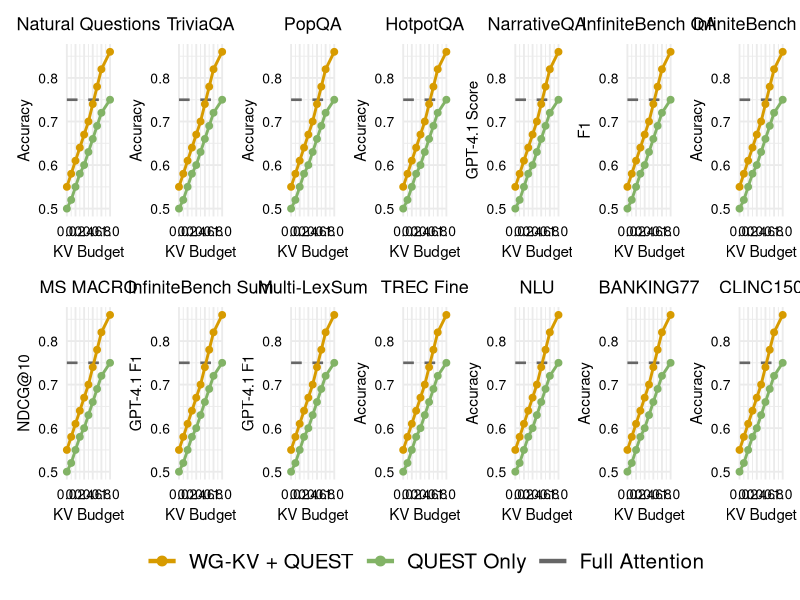

The R source for this figure:
library(tidyverse)
library(patchwork)

data <- read_csv("data/integration.csv") %>%
  mutate(
    method = fct_inorder(method)
  )

panel_info <- data %>%
  distinct(panel_title, y_label)

fig_list <- map(seq_len(nrow(panel_info)), \(idx) {
  panel_label <- panel_info$panel_title[[idx]]
  axis_label <- panel_info$y_label[[idx]]

  panel_data <- data %>%
    filter(panel_title == panel_label, y_label == axis_label)

  full_attention_score <- panel_data %>%
    filter(method == "QUEST Only", kv_size == 1) %>%
    pull(score) %>%
    first()

  panel_data %>%
    ggplot(aes(x = kv_size, y = score, colour = method)) +
      geom_hline(
        aes(yintercept = full_attention_score, colour = "Full Attention"),
        linetype = "dashed",
        linewidth = 0.9
      ) +
      geom_line(linewidth = 1) +
      geom_point(size = 2) +
      scale_colour_manual(
        values = c(
          "WG-KV + QUEST" = "#D79B00",
          "QUEST Only" = "#82B366",
          "Full Attention" = "#666666"
        )
      ) +
      scale_x_continuous(
        limits = c(0, 1),
        breaks = seq(0, 1, by = 0.2),
        expand = c(0, 0)
      ) +
      guides(colour = guide_legend(
        override.aes = list(linetype = "solid", linewidth = 1.5, size = 3),
        keywidth = 1.7
      )) +
      labs(
        x = "KV Budget",
        y = axis_label,
        title = panel_label
      ) +
      coord_cartesian(clip = "off") +
      theme_minimal(base_size = 14) +
      theme(
        plot.title = element_text(size = 13, hjust = 0.5),
        legend.title = element_blank(),
        legend.text = element_text(size = 15),
        axis.text.x = element_text(size = 10, colour = "black"),
        axis.text.y = element_text(size = 10, colour = "black"),
        axis.title.x = element_text(size = 11),
        axis.title.y = element_text(size = 11),
      )
})

fig <- wrap_plots(fig_list, ncol = 7, guides = "collect") &
  theme(legend.position = "bottom")

ggsave("integration.pdf", fig, width = 14.0, height = 4.5, units = "in")
